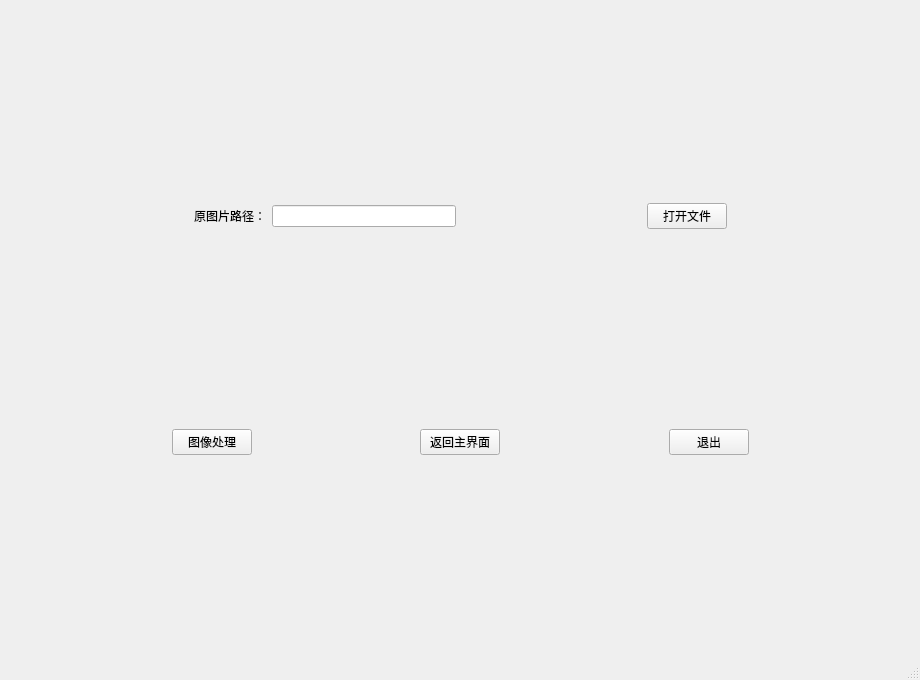
<?xml version="1.0" encoding="UTF-8"?>
<ui version="4.0">
 <class>MainWindow</class>
 <widget class="QMainWindow" name="MainWindow">
  <property name="geometry">
   <rect>
    <x>0</x>
    <y>0</y>
    <width>920</width>
    <height>680</height>
   </rect>
  </property>
  <property name="minimumSize">
   <size>
    <width>920</width>
    <height>680</height>
   </size>
  </property>
  <property name="windowTitle">
   <string>秃头生成器</string>
  </property>
  <property name="windowIcon">
   <iconset resource="resources.qrc">
    <normaloff>:/images/AI Studio.ico</normaloff>:/images/AI Studio.ico</iconset>
  </property>
  <widget class="QWidget" name="centralwidget">
   <layout class="QGridLayout" name="gridLayout">
    <item row="1" column="0">
     <layout class="QHBoxLayout" name="horizontalLayout_3">
      <item>
       <spacer name="horizontalSpacer_6">
        <property name="orientation">
         <enum>Qt::Horizontal</enum>
        </property>
        <property name="sizeHint" stdset="0">
         <size>
          <width>40</width>
          <height>20</height>
         </size>
        </property>
       </spacer>
      </item>
      <item>
       <widget class="QPushButton" name="pushButton_deal">
        <property name="text">
         <string>图像处理</string>
        </property>
       </widget>
      </item>
      <item>
       <spacer name="horizontalSpacer_8">
        <property name="orientation">
         <enum>Qt::Horizontal</enum>
        </property>
        <property name="sizeHint" stdset="0">
         <size>
          <width>40</width>
          <height>20</height>
         </size>
        </property>
       </spacer>
      </item>
      <item>
       <widget class="QPushButton" name="pushButton_back">
        <property name="text">
         <string>返回主界面</string>
        </property>
       </widget>
      </item>
      <item>
       <spacer name="horizontalSpacer_10">
        <property name="orientation">
         <enum>Qt::Horizontal</enum>
        </property>
        <property name="sizeHint" stdset="0">
         <size>
          <width>40</width>
          <height>20</height>
         </size>
        </property>
       </spacer>
      </item>
      <item>
       <widget class="QPushButton" name="pushButton_exit">
        <property name="text">
         <string>退出</string>
        </property>
       </widget>
      </item>
      <item>
       <spacer name="horizontalSpacer_9">
        <property name="orientation">
         <enum>Qt::Horizontal</enum>
        </property>
        <property name="sizeHint" stdset="0">
         <size>
          <width>40</width>
          <height>20</height>
         </size>
        </property>
       </spacer>
      </item>
     </layout>
    </item>
    <item row="0" column="0">
     <layout class="QHBoxLayout" name="horizontalLayout">
      <item>
       <spacer name="horizontalSpacer">
        <property name="orientation">
         <enum>Qt::Horizontal</enum>
        </property>
        <property name="sizeHint" stdset="0">
         <size>
          <width>40</width>
          <height>20</height>
         </size>
        </property>
       </spacer>
      </item>
      <item>
       <widget class="QLabel" name="label">
        <property name="text">
         <string>原图片路径：</string>
        </property>
       </widget>
      </item>
      <item>
       <widget class="QLineEdit" name="lineEdit"/>
      </item>
      <item>
       <spacer name="horizontalSpacer_3">
        <property name="orientation">
         <enum>Qt::Horizontal</enum>
        </property>
        <property name="sizeHint" stdset="0">
         <size>
          <width>40</width>
          <height>20</height>
         </size>
        </property>
       </spacer>
      </item>
      <item>
       <widget class="QPushButton" name="pushButton_openfile">
        <property name="text">
         <string>打开文件</string>
        </property>
       </widget>
      </item>
      <item>
       <spacer name="horizontalSpacer_4">
        <property name="orientation">
         <enum>Qt::Horizontal</enum>
        </property>
        <property name="sizeHint" stdset="0">
         <size>
          <width>40</width>
          <height>20</height>
         </size>
        </property>
       </spacer>
      </item>
     </layout>
    </item>
   </layout>
  </widget>
  <widget class="QMenuBar" name="menubar">
   <property name="geometry">
    <rect>
     <x>0</x>
     <y>0</y>
     <width>920</width>
     <height>23</height>
    </rect>
   </property>
  </widget>
  <widget class="QStatusBar" name="statusbar"/>
 </widget>
 <resources>
  <include location="resources.qrc"/>
 </resources>
 <connections/>
</ui>
